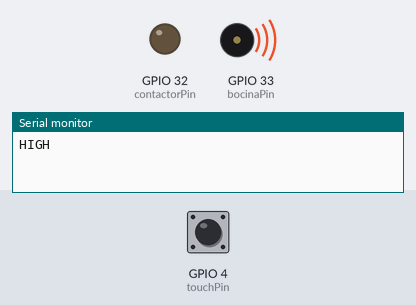
The sketch below on a simulated ESP32. Shown: output pins drawn as LEDs (lit = HIGH), buzzer (waves = sounding, pin HIGH), the last lines printed to the serial monitor. Inputs (shaded band) come from the test bench; at power-on: GPIO 4 (touchPin) HIGH.

Above: at 1.2 s.
1.3 s: GPIO 4 (touchPin) pulled LOW for 3.2 s
At 2.4 s:
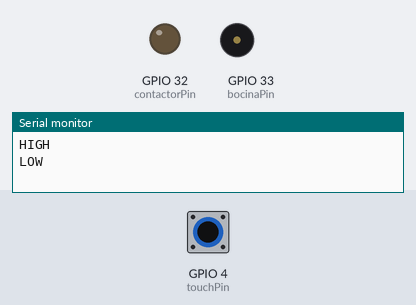
At 14.63 s:
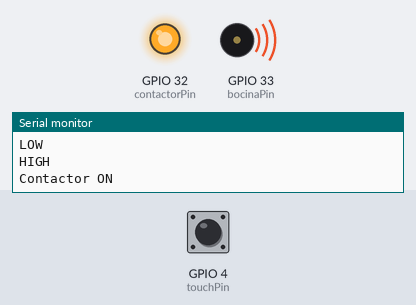
Timing chart, 0 to 16.2 s (numbered marks = the images above; inputs shaded):
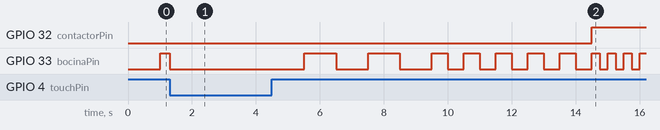

Measured:
- after the input at 1.3 s, GPIO 32 (contactorPin): LOW → HIGH after 13.2 s instead of 8.7 s

The sketch:

ControlUnit.ino
```cpp
#include "esp32-hal-touch.h"

const int touchPin = 4; // El pin que se usará para el sensor táctil
const int bocinaPin = 33; // El pin conectado al relé para la bocina
const int contactorPin = 32; // El pin conectado al relé-contactor para cortar la energía
const int threshold = 50; // Umbral de sensibilidad del sensor táctil
unsigned long timeThresholdMet = 0; // Almacena el momento en que se cumple el umbral
unsigned long lastToggleTime = 0; // La última vez que el estado de la bocina cambió
int stage = 0; // Etapa actual de la alarma
bool bocinaState = LOW; // Estado actual de la bocina (HIGH o LOW)
bool contactorState = LOW; // Estado del relé-contactor (HIGH o LOW)
const int numReadings = 10; // Número de lecturas para la media móvil
int readings[numReadings]; // Array para almacenar las lecturas
int readIndex = 0; // Índice actual para el próximo dato
int total = 0; // Suma total de las lecturas
int average = 0; // Promedio de las lecturas

void setup() {
  Serial.begin(115200);
  pinMode(bocinaPin, OUTPUT); // Configura el pin del relé como salida
  pinMode(contactorPin, OUTPUT); // Configura el pin del relé-contactor como salida
  digitalWrite(bocinaPin, LOW); // Asegura que la bocina esté desactivada inicialmente
  digitalWrite(contactorPin, LOW); // Estado inicial relecontactor
  // Inicializa todas las lecturas a 0
  for (int i = 0; i < numReadings; i++) {
    readings[i] = 0;
  }
}

void loop() {
  total = total - readings[readIndex];
  readings[readIndex] = touchRead(touchPin);
  total = total + readings[readIndex];
  readIndex = (readIndex + 1) % numReadings;
  average = total / numReadings; //Media movil

  if (average > threshold) {
    if (timeThresholdMet == 0) { // Comienza a contar si es la primera vez que se detecta el umbral
      timeThresholdMet = millis();
      lastToggleTime = millis();
      stage = 1; // Comienza en la primera etapa
    }

    unsigned long elapsedTime = millis() - timeThresholdMet;

    // Ajusta la etapa de la alarma según el tiempo transcurrido
    if (elapsedTime >= 10000 && stage < 3) {
      stage = 3; // Etapa de alta frecuencia
    } else if (elapsedTime >= 5000 && stage < 2) {
      stage = 2; // Etapa de media frecuencia
    }

    // Parpadeo de la bocina según la etapa
    if (millis() - lastToggleTime >= (stage == 3 ? 250 : (stage == 2 ? 500 : 1000))) {
      bocinaState = !bocinaState;
      digitalWrite(bocinaPin, bocinaState);
      lastToggleTime = millis();
      Serial.println(bocinaState ? "HIGH" : "LOW");
    }

    // Si alcanza la etapa 3 y todavía no se ha accionado el relé-contactor, accionarlo
    if (stage == 3 && !contactorState) {
      contactorState = HIGH;
      digitalWrite(contactorPin, contactorState);
      Serial.println("Contactor ON");
    }
  } else {
    if (bocinaState || timeThresholdMet != 0) { // Si la bocina estaba activa o se había cumplido el umbral
      bocinaState = LOW;
      digitalWrite(bocinaPin, LOW);
      timeThresholdMet = 0; // Restablece el temporizador de umbral
      stage = 0; // Restablece la etapa de alarma
      Serial.println("LOW");
    }
    if (contactorState) { // Si el relé-contactor estaba activo, desactivarlo
      contactorState = LOW;
      digitalWrite(contactorPin, LOW);
      Serial.println("Contactor OFF");
    }
  }
}
```
